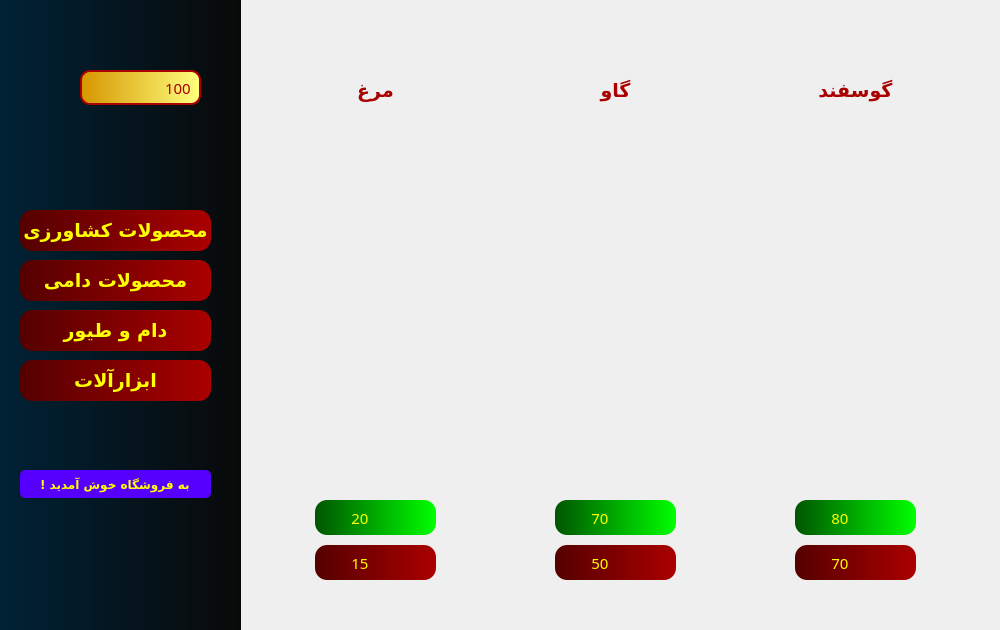
<?xml version="1.0" encoding="UTF-8"?>
<ui version="4.0">
 <class>Shop</class>
 <widget class="QWidget" name="Shop">
  <property name="geometry">
   <rect>
    <x>0</x>
    <y>0</y>
    <width>1000</width>
    <height>630</height>
   </rect>
  </property>
  <property name="minimumSize">
   <size>
    <width>1000</width>
    <height>630</height>
   </size>
  </property>
  <property name="maximumSize">
   <size>
    <width>1000</width>
    <height>630</height>
   </size>
  </property>
  <property name="windowTitle">
   <string>Lavender</string>
  </property>
  <property name="windowIcon">
   <iconset resource="pic.qrc">
    <normaloff>:/tools/otherPic/icon.png</normaloff>:/tools/otherPic/icon.png</iconset>
  </property>
  <property name="styleSheet">
   <string notr="true">QPushButton:pressed{
	
	background-color: transparent;
}</string>
  </property>
  <widget class="QLabel" name="back1">
   <property name="geometry">
    <rect>
     <x>0</x>
     <y>0</y>
     <width>241</width>
     <height>630</height>
    </rect>
   </property>
   <property name="focusPolicy">
    <enum>Qt::NoFocus</enum>
   </property>
   <property name="styleSheet">
    <string notr="true">background-color: qlineargradient(spread:reflect, x1:0, y1:1, x2:1, y2:1, stop:0 rgba(0, 34, 53, 255), stop:1 rgba(9, 9, 9, 255));</string>
   </property>
   <property name="text">
    <string/>
   </property>
   <property name="scaledContents">
    <bool>false</bool>
   </property>
  </widget>
  <widget class="QPushButton" name="product1">
   <property name="geometry">
    <rect>
     <x>20</x>
     <y>210</y>
     <width>191</width>
     <height>41</height>
    </rect>
   </property>
   <property name="font">
    <font>
     <family>B Koodak</family>
     <pointsize>14</pointsize>
     <weight>75</weight>
     <bold>true</bold>
    </font>
   </property>
   <property name="cursor">
    <cursorShape>PointingHandCursor</cursorShape>
   </property>
   <property name="focusPolicy">
    <enum>Qt::NoFocus</enum>
   </property>
   <property name="styleSheet">
    <string notr="true">background-color: qlineargradient(spread:reflect, x1:0, y1:0, x2:1, y2:0, stop:0 rgba(85, 0, 0, 255), stop:1 rgba(170, 0, 0, 255));
color: rgb(255, 255, 0);
border-radius: 12px;</string>
   </property>
   <property name="text">
    <string>محصولات کشاورزی</string>
   </property>
  </widget>
  <widget class="QLabel" name="back2">
   <property name="geometry">
    <rect>
     <x>240</x>
     <y>0</y>
     <width>761</width>
     <height>631</height>
    </rect>
   </property>
   <property name="font">
    <font>
     <family>Arial Rounded MT Bold</family>
     <pointsize>9</pointsize>
    </font>
   </property>
   <property name="focusPolicy">
    <enum>Qt::NoFocus</enum>
   </property>
   <property name="text">
    <string/>
   </property>
   <property name="pixmap">
    <pixmap resource="pic.qrc">:/shop/otherPic/shop/back1.jpg</pixmap>
   </property>
   <property name="scaledContents">
    <bool>true</bool>
   </property>
   <property name="alignment">
    <set>Qt::AlignCenter</set>
   </property>
  </widget>
  <widget class="QPushButton" name="product2">
   <property name="geometry">
    <rect>
     <x>20</x>
     <y>260</y>
     <width>191</width>
     <height>41</height>
    </rect>
   </property>
   <property name="font">
    <font>
     <family>B Koodak</family>
     <pointsize>14</pointsize>
     <weight>75</weight>
     <bold>true</bold>
    </font>
   </property>
   <property name="cursor">
    <cursorShape>PointingHandCursor</cursorShape>
   </property>
   <property name="focusPolicy">
    <enum>Qt::NoFocus</enum>
   </property>
   <property name="styleSheet">
    <string notr="true">background-color: qlineargradient(spread:reflect, x1:0, y1:0, x2:1, y2:0, stop:0 rgba(85, 0, 0, 255), stop:1 rgba(170, 0, 0, 255));
color: rgb(255, 255, 0);
border-radius: 12px;</string>
   </property>
   <property name="text">
    <string>محصولات دامی</string>
   </property>
  </widget>
  <widget class="QPushButton" name="product3">
   <property name="geometry">
    <rect>
     <x>20</x>
     <y>310</y>
     <width>191</width>
     <height>41</height>
    </rect>
   </property>
   <property name="font">
    <font>
     <family>B Koodak</family>
     <pointsize>14</pointsize>
     <weight>75</weight>
     <bold>true</bold>
    </font>
   </property>
   <property name="cursor">
    <cursorShape>PointingHandCursor</cursorShape>
   </property>
   <property name="focusPolicy">
    <enum>Qt::NoFocus</enum>
   </property>
   <property name="styleSheet">
    <string notr="true">background-color: qlineargradient(spread:reflect, x1:0, y1:0, x2:1, y2:0, stop:0 rgba(85, 0, 0, 255), stop:1 rgba(170, 0, 0, 255));
color: rgb(255, 255, 0);
border-radius: 12px;</string>
   </property>
   <property name="text">
    <string>دام و طیور</string>
   </property>
  </widget>
  <widget class="QPushButton" name="product4">
   <property name="geometry">
    <rect>
     <x>20</x>
     <y>360</y>
     <width>191</width>
     <height>41</height>
    </rect>
   </property>
   <property name="font">
    <font>
     <family>B Koodak</family>
     <pointsize>14</pointsize>
     <weight>75</weight>
     <bold>true</bold>
    </font>
   </property>
   <property name="cursor">
    <cursorShape>PointingHandCursor</cursorShape>
   </property>
   <property name="focusPolicy">
    <enum>Qt::NoFocus</enum>
   </property>
   <property name="styleSheet">
    <string notr="true">background-color: qlineargradient(spread:reflect, x1:0, y1:0, x2:1, y2:0, stop:0 rgba(85, 0, 0, 255), stop:1 rgba(170, 0, 0, 255));
color: rgb(255, 255, 0);
border-radius: 12px;</string>
   </property>
   <property name="text">
    <string>ابزارآلات</string>
   </property>
  </widget>
  <widget class="QLabel" name="label1">
   <property name="geometry">
    <rect>
     <x>300</x>
     <y>40</y>
     <width>151</width>
     <height>101</height>
    </rect>
   </property>
   <property name="font">
    <font>
     <family>B Koodak</family>
     <pointsize>14</pointsize>
     <weight>75</weight>
     <bold>true</bold>
    </font>
   </property>
   <property name="focusPolicy">
    <enum>Qt::NoFocus</enum>
   </property>
   <property name="styleSheet">
    <string notr="true">border-image: url(:/animal/otherPic/animals/level2.png);
border-radius:13px;
color: rgb(170, 0, 0);
</string>
   </property>
   <property name="text">
    <string>مرغ</string>
   </property>
   <property name="alignment">
    <set>Qt::AlignCenter</set>
   </property>
  </widget>
  <widget class="QLabel" name="pic1">
   <property name="enabled">
    <bool>true</bool>
   </property>
   <property name="geometry">
    <rect>
     <x>280</x>
     <y>190</y>
     <width>191</width>
     <height>251</height>
    </rect>
   </property>
   <property name="focusPolicy">
    <enum>Qt::NoFocus</enum>
   </property>
   <property name="text">
    <string/>
   </property>
   <property name="pixmap">
    <pixmap resource="pic.qrc">:/shop/otherPic/shop/poultry.png</pixmap>
   </property>
   <property name="scaledContents">
    <bool>true</bool>
   </property>
  </widget>
  <widget class="QPushButton" name="sell1">
   <property name="geometry">
    <rect>
     <x>315</x>
     <y>545</y>
     <width>121</width>
     <height>35</height>
    </rect>
   </property>
   <property name="font">
    <font>
     <family>Arial Rounded MT Bold</family>
     <pointsize>11</pointsize>
     <weight>50</weight>
     <bold>false</bold>
    </font>
   </property>
   <property name="cursor">
    <cursorShape>PointingHandCursor</cursorShape>
   </property>
   <property name="focusPolicy">
    <enum>Qt::NoFocus</enum>
   </property>
   <property name="layoutDirection">
    <enum>Qt::RightToLeft</enum>
   </property>
   <property name="styleSheet">
    <string notr="true">background-color: qlineargradient(spread:reflect, x1:0, y1:0, x2:1, y2:0, stop:0 rgba(85, 0, 0, 255), stop:1 rgba(170, 0, 0, 255));
color: rgb(255, 255, 0);
border-radius: 12px;
padding:10px;</string>
   </property>
   <property name="text">
    <string>15        </string>
   </property>
   <property name="icon">
    <iconset resource="pic.qrc">
     <normaloff>:/tools/otherPic/money.png</normaloff>:/tools/otherPic/money.png</iconset>
   </property>
   <property name="iconSize">
    <size>
     <width>25</width>
     <height>25</height>
    </size>
   </property>
  </widget>
  <widget class="QPushButton" name="buy1">
   <property name="geometry">
    <rect>
     <x>315</x>
     <y>500</y>
     <width>121</width>
     <height>35</height>
    </rect>
   </property>
   <property name="font">
    <font>
     <family>Arial Rounded MT Bold</family>
     <pointsize>11</pointsize>
     <weight>50</weight>
     <bold>false</bold>
    </font>
   </property>
   <property name="cursor">
    <cursorShape>PointingHandCursor</cursorShape>
   </property>
   <property name="focusPolicy">
    <enum>Qt::NoFocus</enum>
   </property>
   <property name="layoutDirection">
    <enum>Qt::RightToLeft</enum>
   </property>
   <property name="styleSheet">
    <string notr="true">background-color: qlineargradient(spread:reflect, x1:0, y1:0, x2:1, y2:0, stop:0 rgba(0, 85, 0, 255), stop:1 rgba(0, 255, 0, 255));
color: rgb(255, 255, 0);
border-radius: 12px;
padding:10px;</string>
   </property>
   <property name="text">
    <string>20        </string>
   </property>
   <property name="icon">
    <iconset resource="pic.qrc">
     <normaloff>:/tools/otherPic/money.png</normaloff>:/tools/otherPic/money.png</iconset>
   </property>
   <property name="iconSize">
    <size>
     <width>25</width>
     <height>25</height>
    </size>
   </property>
  </widget>
  <widget class="QPushButton" name="sell2">
   <property name="geometry">
    <rect>
     <x>555</x>
     <y>545</y>
     <width>121</width>
     <height>35</height>
    </rect>
   </property>
   <property name="font">
    <font>
     <family>Arial Rounded MT Bold</family>
     <pointsize>11</pointsize>
     <weight>50</weight>
     <bold>false</bold>
    </font>
   </property>
   <property name="cursor">
    <cursorShape>PointingHandCursor</cursorShape>
   </property>
   <property name="focusPolicy">
    <enum>Qt::NoFocus</enum>
   </property>
   <property name="layoutDirection">
    <enum>Qt::RightToLeft</enum>
   </property>
   <property name="styleSheet">
    <string notr="true">background-color: qlineargradient(spread:reflect, x1:0, y1:0, x2:1, y2:0, stop:0 rgba(85, 0, 0, 255), stop:1 rgba(170, 0, 0, 255));
color: rgb(255, 255, 0);
border-radius: 12px;
padding:10px;</string>
   </property>
   <property name="text">
    <string>50        </string>
   </property>
   <property name="icon">
    <iconset resource="pic.qrc">
     <normaloff>:/tools/otherPic/money.png</normaloff>:/tools/otherPic/money.png</iconset>
   </property>
   <property name="iconSize">
    <size>
     <width>25</width>
     <height>25</height>
    </size>
   </property>
  </widget>
  <widget class="QLabel" name="pic2">
   <property name="enabled">
    <bool>true</bool>
   </property>
   <property name="geometry">
    <rect>
     <x>490</x>
     <y>170</y>
     <width>241</width>
     <height>271</height>
    </rect>
   </property>
   <property name="focusPolicy">
    <enum>Qt::NoFocus</enum>
   </property>
   <property name="text">
    <string/>
   </property>
   <property name="pixmap">
    <pixmap resource="pic.qrc">:/shop/otherPic/shop/cow.png</pixmap>
   </property>
   <property name="scaledContents">
    <bool>true</bool>
   </property>
  </widget>
  <widget class="QPushButton" name="buy2">
   <property name="geometry">
    <rect>
     <x>555</x>
     <y>500</y>
     <width>121</width>
     <height>35</height>
    </rect>
   </property>
   <property name="font">
    <font>
     <family>Arial Rounded MT Bold</family>
     <pointsize>11</pointsize>
     <weight>50</weight>
     <bold>false</bold>
    </font>
   </property>
   <property name="cursor">
    <cursorShape>PointingHandCursor</cursorShape>
   </property>
   <property name="focusPolicy">
    <enum>Qt::NoFocus</enum>
   </property>
   <property name="layoutDirection">
    <enum>Qt::RightToLeft</enum>
   </property>
   <property name="styleSheet">
    <string notr="true">background-color: qlineargradient(spread:reflect, x1:0, y1:0, x2:1, y2:0, stop:0 rgba(0, 85, 0, 255), stop:1 rgba(0, 255, 0, 255));
color: rgb(255, 255, 0);
border-radius: 12px;
padding:10px;</string>
   </property>
   <property name="text">
    <string>70        </string>
   </property>
   <property name="icon">
    <iconset resource="pic.qrc">
     <normaloff>:/tools/otherPic/money.png</normaloff>:/tools/otherPic/money.png</iconset>
   </property>
   <property name="iconSize">
    <size>
     <width>25</width>
     <height>25</height>
    </size>
   </property>
  </widget>
  <widget class="QPushButton" name="sell3">
   <property name="enabled">
    <bool>true</bool>
   </property>
   <property name="geometry">
    <rect>
     <x>795</x>
     <y>545</y>
     <width>121</width>
     <height>35</height>
    </rect>
   </property>
   <property name="font">
    <font>
     <family>Arial Rounded MT Bold</family>
     <pointsize>11</pointsize>
     <weight>50</weight>
     <bold>false</bold>
    </font>
   </property>
   <property name="cursor">
    <cursorShape>PointingHandCursor</cursorShape>
   </property>
   <property name="focusPolicy">
    <enum>Qt::NoFocus</enum>
   </property>
   <property name="layoutDirection">
    <enum>Qt::RightToLeft</enum>
   </property>
   <property name="styleSheet">
    <string notr="true">background-color: qlineargradient(spread:reflect, x1:0, y1:0, x2:1, y2:0, stop:0 rgba(85, 0, 0, 255), stop:1 rgba(170, 0, 0, 255));
color: rgb(255, 255, 0);
border-radius: 12px;
padding:10px;</string>
   </property>
   <property name="text">
    <string>70        </string>
   </property>
   <property name="icon">
    <iconset resource="pic.qrc">
     <normaloff>:/tools/otherPic/money.png</normaloff>:/tools/otherPic/money.png</iconset>
   </property>
   <property name="iconSize">
    <size>
     <width>25</width>
     <height>25</height>
    </size>
   </property>
  </widget>
  <widget class="QLabel" name="pic3">
   <property name="enabled">
    <bool>true</bool>
   </property>
   <property name="geometry">
    <rect>
     <x>750</x>
     <y>210</y>
     <width>231</width>
     <height>221</height>
    </rect>
   </property>
   <property name="focusPolicy">
    <enum>Qt::NoFocus</enum>
   </property>
   <property name="text">
    <string/>
   </property>
   <property name="pixmap">
    <pixmap resource="pic.qrc">:/shop/otherPic/shop/sheep.png</pixmap>
   </property>
   <property name="scaledContents">
    <bool>true</bool>
   </property>
  </widget>
  <widget class="QPushButton" name="buy3">
   <property name="enabled">
    <bool>true</bool>
   </property>
   <property name="geometry">
    <rect>
     <x>795</x>
     <y>500</y>
     <width>121</width>
     <height>35</height>
    </rect>
   </property>
   <property name="font">
    <font>
     <family>Arial Rounded MT Bold</family>
     <pointsize>11</pointsize>
     <weight>50</weight>
     <bold>false</bold>
    </font>
   </property>
   <property name="cursor">
    <cursorShape>PointingHandCursor</cursorShape>
   </property>
   <property name="focusPolicy">
    <enum>Qt::NoFocus</enum>
   </property>
   <property name="layoutDirection">
    <enum>Qt::RightToLeft</enum>
   </property>
   <property name="styleSheet">
    <string notr="true">background-color: qlineargradient(spread:reflect, x1:0, y1:0, x2:1, y2:0, stop:0 rgba(0, 85, 0, 255), stop:1 rgba(0, 255, 0, 255));
color: rgb(255, 255, 0);
border-radius: 12px;
padding:10px;</string>
   </property>
   <property name="text">
    <string>80        </string>
   </property>
   <property name="icon">
    <iconset resource="pic.qrc">
     <normaloff>:/tools/otherPic/money.png</normaloff>:/tools/otherPic/money.png</iconset>
   </property>
   <property name="iconSize">
    <size>
     <width>25</width>
     <height>25</height>
    </size>
   </property>
  </widget>
  <widget class="QLabel" name="label2">
   <property name="geometry">
    <rect>
     <x>540</x>
     <y>40</y>
     <width>151</width>
     <height>101</height>
    </rect>
   </property>
   <property name="font">
    <font>
     <family>B Koodak</family>
     <pointsize>14</pointsize>
     <weight>75</weight>
     <bold>true</bold>
    </font>
   </property>
   <property name="focusPolicy">
    <enum>Qt::NoFocus</enum>
   </property>
   <property name="styleSheet">
    <string notr="true">border-image: url(:/animal/otherPic/animals/level2.png);
border-radius:13px;
color: rgb(170, 0, 0);
</string>
   </property>
   <property name="text">
    <string>گاو</string>
   </property>
   <property name="alignment">
    <set>Qt::AlignCenter</set>
   </property>
  </widget>
  <widget class="QLabel" name="label3">
   <property name="geometry">
    <rect>
     <x>780</x>
     <y>40</y>
     <width>151</width>
     <height>101</height>
    </rect>
   </property>
   <property name="font">
    <font>
     <family>B Koodak</family>
     <pointsize>14</pointsize>
     <weight>75</weight>
     <bold>true</bold>
    </font>
   </property>
   <property name="focusPolicy">
    <enum>Qt::NoFocus</enum>
   </property>
   <property name="styleSheet">
    <string notr="true">border-image: url(:/animal/otherPic/animals/level2.png);
border-radius:13px;
color: rgb(170, 0, 0);
</string>
   </property>
   <property name="text">
    <string>گوسفند</string>
   </property>
   <property name="alignment">
    <set>Qt::AlignCenter</set>
   </property>
  </widget>
  <widget class="QLineEdit" name="coinShow">
   <property name="geometry">
    <rect>
     <x>80</x>
     <y>70</y>
     <width>121</width>
     <height>35</height>
    </rect>
   </property>
   <property name="palette">
    <palette>
     <active>
      <colorrole role="WindowText">
       <brush brushstyle="SolidPattern">
        <color alpha="255">
         <red>170</red>
         <green>0</green>
         <blue>0</blue>
        </color>
       </brush>
      </colorrole>
      <colorrole role="Button">
       <brush brushstyle="LinearGradientPattern">
        <gradient startx="0.000000000000000" starty="0.000000000000000" endx="1.000000000000000" endy="0.000000000000000" type="LinearGradient" spread="ReflectSpread" coordinatemode="ObjectBoundingMode">
         <gradientstop position="0.000000000000000">
          <color alpha="255">
           <red>214</red>
           <green>150</green>
           <blue>0</blue>
          </color>
         </gradientstop>
         <gradientstop position="1.000000000000000">
          <color alpha="255">
           <red>255</red>
           <green>255</green>
           <blue>127</blue>
          </color>
         </gradientstop>
        </gradient>
       </brush>
      </colorrole>
      <colorrole role="Text">
       <brush brushstyle="SolidPattern">
        <color alpha="255">
         <red>170</red>
         <green>0</green>
         <blue>0</blue>
        </color>
       </brush>
      </colorrole>
      <colorrole role="ButtonText">
       <brush brushstyle="SolidPattern">
        <color alpha="255">
         <red>170</red>
         <green>0</green>
         <blue>0</blue>
        </color>
       </brush>
      </colorrole>
      <colorrole role="Base">
       <brush brushstyle="LinearGradientPattern">
        <gradient startx="0.000000000000000" starty="0.000000000000000" endx="1.000000000000000" endy="0.000000000000000" type="LinearGradient" spread="ReflectSpread" coordinatemode="ObjectBoundingMode">
         <gradientstop position="0.000000000000000">
          <color alpha="255">
           <red>214</red>
           <green>150</green>
           <blue>0</blue>
          </color>
         </gradientstop>
         <gradientstop position="1.000000000000000">
          <color alpha="255">
           <red>255</red>
           <green>255</green>
           <blue>127</blue>
          </color>
         </gradientstop>
        </gradient>
       </brush>
      </colorrole>
      <colorrole role="Window">
       <brush brushstyle="LinearGradientPattern">
        <gradient startx="0.000000000000000" starty="0.000000000000000" endx="1.000000000000000" endy="0.000000000000000" type="LinearGradient" spread="ReflectSpread" coordinatemode="ObjectBoundingMode">
         <gradientstop position="0.000000000000000">
          <color alpha="255">
           <red>214</red>
           <green>150</green>
           <blue>0</blue>
          </color>
         </gradientstop>
         <gradientstop position="1.000000000000000">
          <color alpha="255">
           <red>255</red>
           <green>255</green>
           <blue>127</blue>
          </color>
         </gradientstop>
        </gradient>
       </brush>
      </colorrole>
      <colorrole role="PlaceholderText">
       <brush brushstyle="SolidPattern">
        <color alpha="128">
         <red>127</red>
         <green>127</green>
         <blue>127</blue>
        </color>
       </brush>
      </colorrole>
     </active>
     <inactive>
      <colorrole role="WindowText">
       <brush brushstyle="SolidPattern">
        <color alpha="255">
         <red>170</red>
         <green>0</green>
         <blue>0</blue>
        </color>
       </brush>
      </colorrole>
      <colorrole role="Button">
       <brush brushstyle="LinearGradientPattern">
        <gradient startx="0.000000000000000" starty="0.000000000000000" endx="1.000000000000000" endy="0.000000000000000" type="LinearGradient" spread="ReflectSpread" coordinatemode="ObjectBoundingMode">
         <gradientstop position="0.000000000000000">
          <color alpha="255">
           <red>214</red>
           <green>150</green>
           <blue>0</blue>
          </color>
         </gradientstop>
         <gradientstop position="1.000000000000000">
          <color alpha="255">
           <red>255</red>
           <green>255</green>
           <blue>127</blue>
          </color>
         </gradientstop>
        </gradient>
       </brush>
      </colorrole>
      <colorrole role="Text">
       <brush brushstyle="SolidPattern">
        <color alpha="255">
         <red>170</red>
         <green>0</green>
         <blue>0</blue>
        </color>
       </brush>
      </colorrole>
      <colorrole role="ButtonText">
       <brush brushstyle="SolidPattern">
        <color alpha="255">
         <red>170</red>
         <green>0</green>
         <blue>0</blue>
        </color>
       </brush>
      </colorrole>
      <colorrole role="Base">
       <brush brushstyle="LinearGradientPattern">
        <gradient startx="0.000000000000000" starty="0.000000000000000" endx="1.000000000000000" endy="0.000000000000000" type="LinearGradient" spread="ReflectSpread" coordinatemode="ObjectBoundingMode">
         <gradientstop position="0.000000000000000">
          <color alpha="255">
           <red>214</red>
           <green>150</green>
           <blue>0</blue>
          </color>
         </gradientstop>
         <gradientstop position="1.000000000000000">
          <color alpha="255">
           <red>255</red>
           <green>255</green>
           <blue>127</blue>
          </color>
         </gradientstop>
        </gradient>
       </brush>
      </colorrole>
      <colorrole role="Window">
       <brush brushstyle="LinearGradientPattern">
        <gradient startx="0.000000000000000" starty="0.000000000000000" endx="1.000000000000000" endy="0.000000000000000" type="LinearGradient" spread="ReflectSpread" coordinatemode="ObjectBoundingMode">
         <gradientstop position="0.000000000000000">
          <color alpha="255">
           <red>214</red>
           <green>150</green>
           <blue>0</blue>
          </color>
         </gradientstop>
         <gradientstop position="1.000000000000000">
          <color alpha="255">
           <red>255</red>
           <green>255</green>
           <blue>127</blue>
          </color>
         </gradientstop>
        </gradient>
       </brush>
      </colorrole>
      <colorrole role="PlaceholderText">
       <brush brushstyle="SolidPattern">
        <color alpha="128">
         <red>127</red>
         <green>127</green>
         <blue>127</blue>
        </color>
       </brush>
      </colorrole>
     </inactive>
     <disabled>
      <colorrole role="WindowText">
       <brush brushstyle="SolidPattern">
        <color alpha="255">
         <red>170</red>
         <green>0</green>
         <blue>0</blue>
        </color>
       </brush>
      </colorrole>
      <colorrole role="Button">
       <brush brushstyle="LinearGradientPattern">
        <gradient startx="0.000000000000000" starty="0.000000000000000" endx="1.000000000000000" endy="0.000000000000000" type="LinearGradient" spread="ReflectSpread" coordinatemode="ObjectBoundingMode">
         <gradientstop position="0.000000000000000">
          <color alpha="255">
           <red>214</red>
           <green>150</green>
           <blue>0</blue>
          </color>
         </gradientstop>
         <gradientstop position="1.000000000000000">
          <color alpha="255">
           <red>255</red>
           <green>255</green>
           <blue>127</blue>
          </color>
         </gradientstop>
        </gradient>
       </brush>
      </colorrole>
      <colorrole role="Text">
       <brush brushstyle="SolidPattern">
        <color alpha="255">
         <red>170</red>
         <green>0</green>
         <blue>0</blue>
        </color>
       </brush>
      </colorrole>
      <colorrole role="ButtonText">
       <brush brushstyle="SolidPattern">
        <color alpha="255">
         <red>170</red>
         <green>0</green>
         <blue>0</blue>
        </color>
       </brush>
      </colorrole>
      <colorrole role="Base">
       <brush brushstyle="LinearGradientPattern">
        <gradient startx="0.000000000000000" starty="0.000000000000000" endx="1.000000000000000" endy="0.000000000000000" type="LinearGradient" spread="ReflectSpread" coordinatemode="ObjectBoundingMode">
         <gradientstop position="0.000000000000000">
          <color alpha="255">
           <red>214</red>
           <green>150</green>
           <blue>0</blue>
          </color>
         </gradientstop>
         <gradientstop position="1.000000000000000">
          <color alpha="255">
           <red>255</red>
           <green>255</green>
           <blue>127</blue>
          </color>
         </gradientstop>
        </gradient>
       </brush>
      </colorrole>
      <colorrole role="Window">
       <brush brushstyle="LinearGradientPattern">
        <gradient startx="0.000000000000000" starty="0.000000000000000" endx="1.000000000000000" endy="0.000000000000000" type="LinearGradient" spread="ReflectSpread" coordinatemode="ObjectBoundingMode">
         <gradientstop position="0.000000000000000">
          <color alpha="255">
           <red>214</red>
           <green>150</green>
           <blue>0</blue>
          </color>
         </gradientstop>
         <gradientstop position="1.000000000000000">
          <color alpha="255">
           <red>255</red>
           <green>255</green>
           <blue>127</blue>
          </color>
         </gradientstop>
        </gradient>
       </brush>
      </colorrole>
      <colorrole role="PlaceholderText">
       <brush brushstyle="SolidPattern">
        <color alpha="128">
         <red>127</red>
         <green>127</green>
         <blue>127</blue>
        </color>
       </brush>
      </colorrole>
     </disabled>
    </palette>
   </property>
   <property name="font">
    <font>
     <family>Arial Rounded MT Bold</family>
     <pointsize>11</pointsize>
     <weight>50</weight>
     <bold>false</bold>
    </font>
   </property>
   <property name="cursor">
    <cursorShape>ArrowCursor</cursorShape>
   </property>
   <property name="focusPolicy">
    <enum>Qt::NoFocus</enum>
   </property>
   <property name="styleSheet">
    <string notr="true">background-color: qlineargradient(spread:reflect, x1:0, y1:0, x2:1, y2:0, stop:0 rgba(214, 150, 0, 255), stop:1 rgba(255, 255, 127, 255));
border:2px solid #aa0000;
border-radius:10px;
color: rgb(170, 0, 0);
padding:4px;

</string>
   </property>
   <property name="text">
    <string>100</string>
   </property>
   <property name="maxLength">
    <number>20</number>
   </property>
   <property name="echoMode">
    <enum>QLineEdit::Normal</enum>
   </property>
   <property name="cursorPosition">
    <number>3</number>
   </property>
   <property name="alignment">
    <set>Qt::AlignRight|Qt::AlignTrailing|Qt::AlignVCenter</set>
   </property>
   <property name="dragEnabled">
    <bool>false</bool>
   </property>
   <property name="readOnly">
    <bool>true</bool>
   </property>
   <property name="cursorMoveStyle">
    <enum>Qt::LogicalMoveStyle</enum>
   </property>
   <property name="clearButtonEnabled">
    <bool>false</bool>
   </property>
  </widget>
  <widget class="QPushButton" name="coinPic">
   <property name="geometry">
    <rect>
     <x>30</x>
     <y>55</y>
     <width>65</width>
     <height>65</height>
    </rect>
   </property>
   <property name="font">
    <font>
     <family>Jokerman</family>
     <pointsize>24</pointsize>
     <weight>50</weight>
     <italic>false</italic>
     <bold>false</bold>
    </font>
   </property>
   <property name="cursor">
    <cursorShape>ArrowCursor</cursorShape>
   </property>
   <property name="focusPolicy">
    <enum>Qt::NoFocus</enum>
   </property>
   <property name="autoFillBackground">
    <bool>false</bool>
   </property>
   <property name="text">
    <string/>
   </property>
   <property name="icon">
    <iconset resource="pic.qrc">
     <normaloff>:/tools/otherPic/money.png</normaloff>:/tools/otherPic/money.png</iconset>
   </property>
   <property name="iconSize">
    <size>
     <width>65</width>
     <height>65</height>
    </size>
   </property>
   <property name="flat">
    <bool>true</bool>
   </property>
  </widget>
  <widget class="QPushButton" name="door">
   <property name="geometry">
    <rect>
     <x>80</x>
     <y>540</y>
     <width>71</width>
     <height>71</height>
    </rect>
   </property>
   <property name="cursor">
    <cursorShape>PointingHandCursor</cursorShape>
   </property>
   <property name="focusPolicy">
    <enum>Qt::NoFocus</enum>
   </property>
   <property name="styleSheet">
    <string notr="true">QPushButton:hover{
	image: url(:/animal/otherPic/animals/doorOpen.png);
}
QPushButton{
	image: url(:/animal/otherPic/animals/doorClose.png);
}
</string>
   </property>
   <property name="text">
    <string/>
   </property>
   <property name="iconSize">
    <size>
     <width>100</width>
     <height>100</height>
    </size>
   </property>
   <property name="flat">
    <bool>true</bool>
   </property>
  </widget>
  <widget class="QLineEdit" name="lineEdit">
   <property name="geometry">
    <rect>
     <x>20</x>
     <y>470</y>
     <width>191</width>
     <height>28</height>
    </rect>
   </property>
   <property name="font">
    <font>
     <family>B Koodak</family>
     <pointsize>9</pointsize>
     <weight>75</weight>
     <bold>true</bold>
    </font>
   </property>
   <property name="focusPolicy">
    <enum>Qt::NoFocus</enum>
   </property>
   <property name="styleSheet">
    <string notr="true">background-color: rgb(85, 0, 255);
color: rgb(255, 255, 0);
border-radius:5px;</string>
   </property>
   <property name="text">
    <string>به فروشگاه خوش آمدید !</string>
   </property>
   <property name="frame">
    <bool>false</bool>
   </property>
   <property name="alignment">
    <set>Qt::AlignCenter</set>
   </property>
   <property name="readOnly">
    <bool>true</bool>
   </property>
  </widget>
  <widget class="QLabel" name="label">
   <property name="geometry">
    <rect>
     <x>210</x>
     <y>40</y>
     <width>831</width>
     <height>731</height>
    </rect>
   </property>
   <property name="focusPolicy">
    <enum>Qt::NoFocus</enum>
   </property>
   <property name="styleSheet">
    <string notr="true">border-image: url(:/shop/otherPic/shop/background shop.png);</string>
   </property>
   <property name="text">
    <string/>
   </property>
  </widget>
  <zorder>back1</zorder>
  <zorder>back2</zorder>
  <zorder>product1</zorder>
  <zorder>product2</zorder>
  <zorder>product3</zorder>
  <zorder>product4</zorder>
  <zorder>label1</zorder>
  <zorder>pic1</zorder>
  <zorder>pic2</zorder>
  <zorder>pic3</zorder>
  <zorder>label2</zorder>
  <zorder>label3</zorder>
  <zorder>coinShow</zorder>
  <zorder>coinPic</zorder>
  <zorder>door</zorder>
  <zorder>buy3</zorder>
  <zorder>sell3</zorder>
  <zorder>sell2</zorder>
  <zorder>buy2</zorder>
  <zorder>buy1</zorder>
  <zorder>sell1</zorder>
  <zorder>lineEdit</zorder>
  <zorder>label</zorder>
 </widget>
 <resources>
  <include location="pic.qrc"/>
 </resources>
 <connections/>
</ui>
